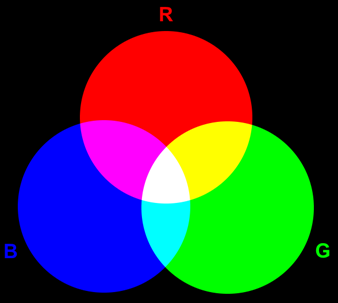
#> input picture rgb.png, 338 x 303 px
$ python rgb.py
#> lines starting #> are read from the running program, lines starting #| are printed output that depends on the picture; after the words box and inside, x2 and y2 are one past the last pixel; in counts of white or black regions, pixels touching at a corner belong together

#%% Desplegar imagen original
from PIL import Image
import matplotlib.pyplot as plt
import cv2
import numpy as np
# Ejercicio 1


## Parte 1
## Imagen cargada con Pillow
rgb_imagen = Image.open("rgb.png")
#> rgb_imagen is the input picture: PIL image 338x303 RGB; mean R, G, B 58.5, 58.4, 58.5

## Convertir imagen a un arreglo numpy
rgb_array= np.array(rgb_imagen)
## Mostrar imagen original usando plt

plt.figure(figsize=(6, 6))
plt.imshow(rgb_imagen)
plt.title("Imagen RGB original")
plt.axis('off')
plt.show()
rgb_imagen.close()

# %% Mostrar 3 canales de color
## Separar canales de color
black_background = np.zeros_like(rgb_array)
r_imagen= black_background.copy()
r_imagen[:,:,0] = rgb_array[:,:,0]

g_imagen= black_background.copy()
g_imagen[:,:,1] = rgb_array[:,:,1]

b_imagen= black_background.copy()
b_imagen[:,:,2] = rgb_array[:,:,2]


## Mostrar cada canal usando subplots
plt.figure(figsize=(6, 6))

plt.subplot(1,3,1)
plt.imshow(r_imagen,cmap='Reds')
plt.axis('off')
plt.title("Canal rojo")

plt.subplot(1,3,2)
plt.imshow(g_imagen, cmap='Greens')
plt.axis('off')
plt.title("Canal verde")

plt.subplot(1,3,3)
plt.imshow(b_imagen,cmap='Blues')
plt.axis('off')
plt.title("Canal azul")


plt.tight_layout()
plt.show()
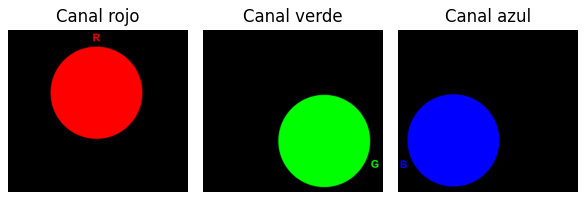
#> figure drawn by matplotlib, 3 panels


#%% Obtenga, por separado, las combinaciones de colores de cada circulo
## Cargar imagen original con cv2
rgb_imagen = cv2.imread("rgb.png")
#> rgb_imagen: shape (303, 338, 3)
rgb_imagen = cv2.cvtColor(rgb_imagen, cv2.COLOR_BGR2RGB)

## Extraer canales utilizando split()
R,G,B = cv2.split(rgb_imagen)

## Aplicar máscara de los canales extraidos a la imagen original
red_img = cv2.bitwise_and(rgb_imagen, rgb_imagen, mask=R)
green_img = cv2.bitwise_and(rgb_imagen, rgb_imagen, mask=G)
blue_img = cv2.bitwise_and(rgb_imagen, rgb_imagen, mask=B)

## Mostrar los resultados horizontalmente con subplots
plt.figure(figsize=(6, 6))

plt.subplot(1,3,1)
plt.imshow(red_img)
plt.axis('off')
plt.title("Mascara roja")

plt.subplot(1,3,2)
plt.imshow(green_img)
plt.axis('off')
plt.title('Mascara verde')

plt.subplot(1,3,3)
plt.imshow(blue_img)
plt.axis('off')
plt.title('Mascara azul')

plt.show()

# %% De la imagen original elimine las letras R G y B ydespliegue la imagen a color sin estas letras.
# Cambiar el tipo de los canales a variable uint8 para extraer componentes conexas
red_uint8 = R.astype('uint8')
green_uint8 = G.astype('uint8')
blue_uint8 = B.astype('uint8')

labels_r, red = cv2.connectedComponents(red_uint8, connectivity = 4)
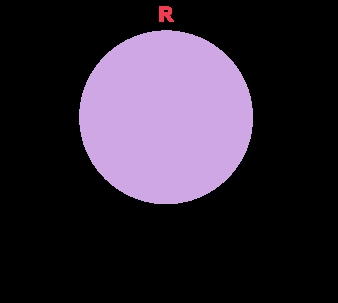
#> red: shape (303, 338) int32; 3 distinct labels, from 0 to 2; one colour per label, 0 black
#> labels_r = 3
labels_g, green = cv2.connectedComponents(green_uint8, connectivity = 4)
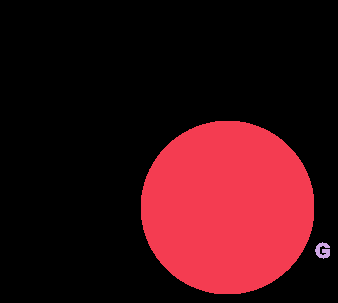
#> green: shape (303, 338) int32; 3 distinct labels, from 0 to 2; one colour per label, 0 black
#> labels_g = 3
labels_b, blue = cv2.connectedComponents(blue_uint8, connectivity = 4)
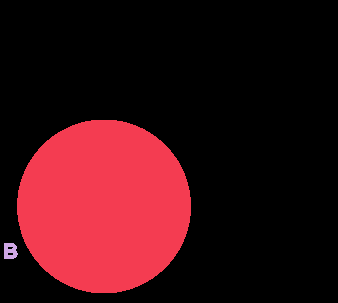
#> blue: shape (303, 338) int32; 3 distinct labels, from 0 to 2; one colour per label, 0 black
#> labels_b = 3

##Obtener mascara de componentes que no son letras
mask_red=red==2
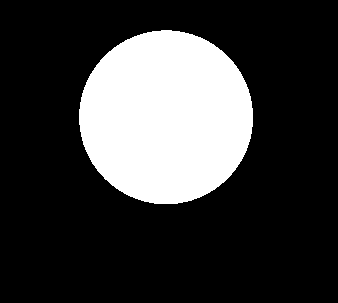
#> mask_red: shape (303, 338) bool; 23.2% white; 1 white region, box (x1, y1, x2, y2) and area: (79, 30, 253, 204) 23745
mask_green=green==1
#> mask_green: shape (303, 338) bool; 23.2% white; 1 white region, box (x1, y1, x2, y2) and area: (141, 121, 314, 294) 23715
mask_blue=blue==1
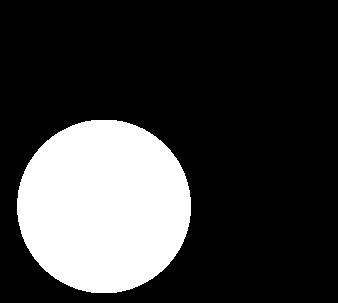
#> mask_blue: shape (303, 338) bool; 23.2% white; 1 white region, box (x1, y1, x2, y2) and area: (17, 120, 191, 293) 23745

##Cambiar a variable uint8 para aplicar mascaras
mask_red = mask_red.astype('uint8')
mask_green = mask_green.astype('uint8')
mask_blue = mask_blue.astype('uint8')
## Aplicar mascaras a imagen
red_imagen = cv2.bitwise_and(rgb_imagen, rgb_imagen, mask=mask_red)
green_imagen = cv2.bitwise_and(rgb_imagen, rgb_imagen, mask=mask_green)
blue_imagen = cv2.bitwise_and(rgb_imagen, rgb_imagen, mask=mask_blue)


## Apilar imagenes con merge
# Hacer imagen con las mismas dimensiones que la original
merged_image = np.zeros_like(rgb_imagen)
## Asignar a cada canal su color respectivo
merged_image[:, :, 0] = mask_red * rgb_imagen[:, :, 0]  # Red channel
merged_image[:, :, 1] = mask_green * rgb_imagen[:, :, 1]  # Green channel
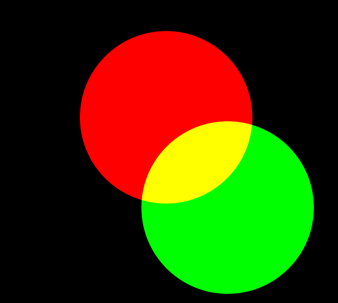
#> merged_image: shape (303, 338, 3); mean R, G, B 58.2, 58.2, 0
merged_image[:, :, 2] = mask_blue * rgb_imagen[:, :, 2]  # Blue channel


## Mostrar imagen original sin letras
plt.figure(figsize=(6, 6))
plt.imshow(merged_image)
plt.axis('off')
plt.title("Imagen Sin Letras")
plt.show()
